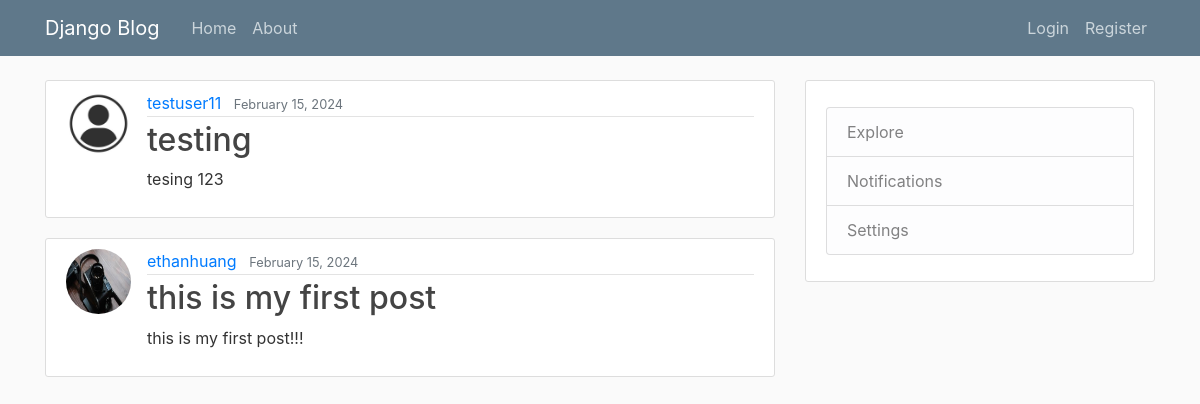
The page / on the database its author committed.
### blog/models.py (models this page shows, shortened)
class Post(models.Model):
    title = models.CharField(max_length=100)
    content = models.TextField()
    date_posted = models.DateTimeField(default=timezone.now)
    author = models.ForeignKey(User, on_delete=models.CASCADE)

### users/models.py (models this page shows, shortened)
class Profile(models.Model):
    user = models.OneToOneField(User, on_delete=models.CASCADE)
    image = models.ImageField(default='default.jpg', upload_to='profile_pics')

### blog/views.py (the view)
# urls.py: path('', PostListView.as_view(), name='blog-home'),
class PostListView(ListView):
    model = Post
    template_name = 'blog/home.html' # <app>/<model>_<viewtype>.html
    context_object_name = 'posts'
    ordering = ['-date_posted'] # '-' means descending order

### blog/templates/blog/home.html
{% extends "blog/base.html" %}
{% block content %}
    {% for post in posts %}
        <article class="media content-section">
          <img class="rounded-circle article-img" src="{{ post.author.profile.image.url }}">
          <div class="media-body">
            <div class="article-metadata">
              <a class="mr-2" href="#">{{ post.author }}</a>
              <small class="text-muted">{{ post.date_posted|date:"F d, Y" }}</small>
            </div>
            <h2><a class="article-title" href="{% url 'post-detail' post.id %}">{{ post.title }}</a></h2>
            <p class="article-content">{{ post.content }}</p>
          </div>
        </article>
    {% endfor %}
{% endblock content %}

### blog/templates/blog/base.html (shortened to what this page needs)
{% load static %}
<!DOCTYPE html>
<html>
<head>
    <link rel="stylesheet" href="https://maxcdn.bootstrapcdn.com/bootstrap/4.0.0/css/bootstrap.min.css">
    <link rel="stylesheet" type="text/css" href="{% static 'blog/main.css' %}">
</head>
<body>
    <header class="site-header">
      <nav class="navbar navbar-expand-md navbar-dark bg-steel fixed-top">
        <div class="container">
          <a class="navbar-brand mr-4" href="{% url 'blog-home' %}">Django Blog</a>
          <div class="collapse navbar-collapse" id="navbarToggle">
            <div class="navbar-nav mr-auto">
              <a class="nav-item nav-link" href="{% url 'blog-home' %}">Home</a>
              <a class="nav-item nav-link" href="{% url 'blog-about' %}">About</a>
            </div>
            <div class="navbar-nav">
              {% if user.is_authenticated %}
                <a class="nav-item nav-link" href="{% url 'post-create' %}">New Post</a>
                <a class="nav-item nav-link" href="{% url 'profile' %}">Profile</a>
                <form action="{% url 'logout' %}" method="post" class="form-inline my-2 my-lg-0">
                  {% csrf_token %}
                  <button type="submit" class="btn btn-link nav-item nav-link logout-button">Logout</button>
                </form>
              {% else %}
                <a class="nav-item nav-link" href="{% url 'login' %}">Login</a>
                <a class="nav-item nav-link" href="{% url 'register' %}">Register</a>
              {% endif %}
            </div>
          </div>
        </div>
      </nav>
    </header>
    <main role="main" class="container">
      <div class="row">
        <div class="col-md-8">
          {% block content %}{% endblock %}
        </div>
        <div class="col-md-4">
          <div class="content-section">
            <p class='text-muted'>
              <ul class="list-group">
                <li class="list-group-item list-group-item-light">Explore</li>
                <li class="list-group-item list-group-item-light">Notifications</li>
                <li class="list-group-item list-group-item-light">Settings</li>
              </ul>
            </p>
          </div>
        </div>
      </div>
    </main>
</body>
</html>

### blog/static/blog/main.css (style rules this page uses)
body { background: #fafafa; color: #333333; margin-top: 5rem; }
h1, h2, h3, h4, h5, h6 { color: #444444; }
ul { margin: 0; }
.bg-steel { background-color: #5f788a; }
.site-header .navbar-nav .nav-link { color: #cbd5db; }
.content-section { background: #ffffff; padding: 10px 20px; border: 1px solid #dddddd; border-radius: 3px; margin-bottom: 20px; }
.article-title { color: #444444; }
.article-content { white-space: pre-line; }
.article-img { height: 65px; width: 65px; margin-right: 16px; }
.article-metadata { padding-bottom: 1px; margin-bottom: 4px; border-bottom: 1px solid #e3e3e3 }

### rows shown on the page
Post: author.profile.image (placeholder picture), author "testuser11", date_posted "February 15, 2024", title "testing", content "tesing 123"
Post: author.profile.image (picture), author "ethanhuang", date_posted "February 15, 2024", title "this is my first post", content "this is my first post!!!"
